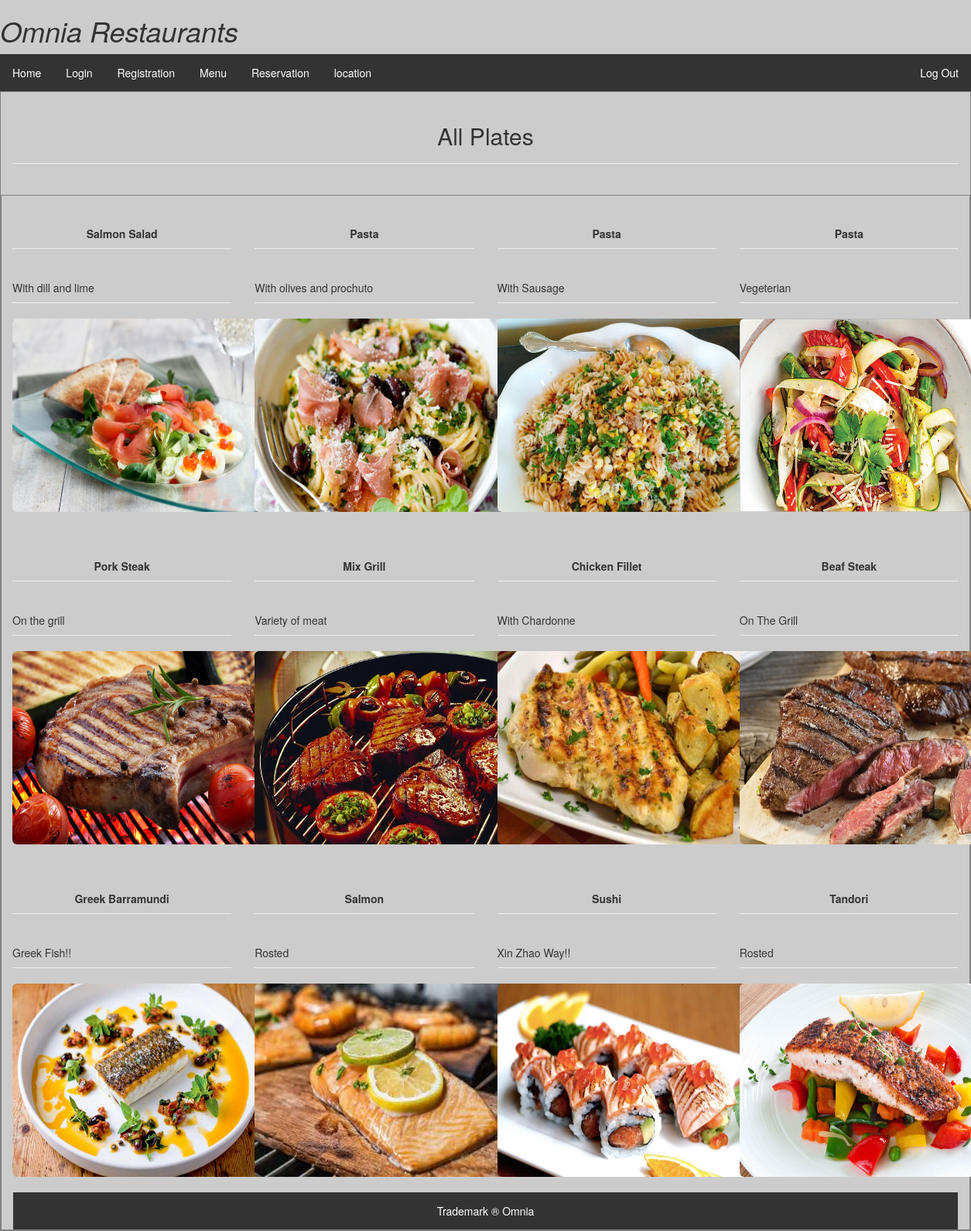
/My_Restaurant/meal.php, run on the app's committed database.
### tables this page shows
CREATE TABLE `menu` (
  `userID` int(11) NOT NULL,
  `userName` varchar(50) NOT NULL,
  `userProfession` varchar(255) NOT NULL,
  `userPic` varchar(255) NOT NULL
);

### My_Restaurant/meal.php (the view, shortened to what this page needs)
<?php
	include 'index.php';
?>
<!DOCTYPE html PUBLIC "-//W3C//DTD XHTML 1.0 Transitional//EN" "http://www.w3.org/TR/xhtml1/DTD/xhtml1-transitional.dtd">
<html>
<head>
<link rel="stylesheet" href="bootstrap/css/bootstrap.min.css">
<link rel="stylesheet" href="bootstrap/css/bootstrap-theme.min.css">
</head>
<body>
<div class="container">
    <div class="page-header" style="text-align: center;">
    	<h1 class="h2">All Plates</h1>
    </div>
<br />
<div class="row">
<?php
	$stmt = $DB_con->prepare('SELECT userID, userName, userProfession, userPic FROM menu ORDER BY userID DESC');
	$stmt->execute();
	if($stmt->rowCount() > 0)
	{
		while($row=$stmt->fetch(PDO::FETCH_ASSOC))
		{
			extract($row);
			?>
			<div class="col-xs-3">
                            <p class="page-header" style="text-align:center; font-weight: bold;"><?php echo"" .$userName?></p>
                            <p class="page-header"style="text-align:left;"><?php echo"".$userProfession ?></p>
                            <img src="admin/admin_menu/user_images/<?php echo $row['userPic']; ?>" class="img-rounded" width="330px" height="250px" />
			</div>
			<?php
		}
	}
	include 'footer.php';
		?>
</div>
</div>
</body>
</html>

### My_Restaurant/Index.php (shortened to what this page needs)
<!DOCTYPE html>
<html>
<head>
<link href="style.css" rel="stylesheet" type="text/css" />
</head>
<body style=" background-color: #cccccc;">
    <div  class="header">
  <h1>Omnia Restaurants</h1>
    </div>
    <ul class="topnav">
  <li><a  href="home.php">Home</a></li>
  <li><a  href="login.php">Login</a></li>
  <li><a href="signup.php">Registration</a></li>
  <li><a href="meal.php">Menu</a></li>
  <li><a href="resselect.php">Reservation</a></li>
  <li><a href="location.php">location</a></li>
   <li class="right">  <ul >
   <li> <a href="logout.php">Log Out</a></li>
</ul>
</ul>
</body>
</html>

### My_Restaurant/footer.php (shortened to what this page needs)
<!DOCTYPE html>
<html>
<head>
</head>
<body>
    <div class="container">
 <footer>Trademark  &reg; Omnia</footer>
    </div>
</body>

### My_Restaurant/style.css (style rules this page uses)
body { margin: 0; }
ul.topnav { list-style-type: none; margin: 0; padding: 0; overflow: hidden; background-color: #333; }
ul.topnav li { float: left; }
ul.topnav li a { display: block; color: white; text-align: center; padding: 14px 16px; text-decoration: none; }
ul.topnav li.right { float: right; }

### My_Restaurant/Index.php (style rules this page uses)
.header h1 { position: inherit; font-style: oblique; }

### My_Restaurant/footer.php (style rules this page uses)
div.container { width: 100%; height: 100%; border: 1px solid gray; }
footer { padding: 1em; color: white; background-color: #333; clear: left; text-align: center; }

### data on the page
menu: userName "Salmon Salad", userProfession "With dill and lime", userPic (picture)
menu: userName "Pasta", userProfession "With olives and prochuto", userPic (picture)
menu: userName "Pasta", userProfession "With Sausage", userPic (picture)
menu: userName "Pasta", userProfession "Vegeterian", userPic (picture)
menu: userName "Pork Steak", userProfession "On the grill", userPic (picture)
menu: userName "Mix Grill", userProfession "Variety of meat", userPic (picture)
menu: userName "Chicken Fillet", userProfession "With Chardonne", userPic (picture)
menu: userName "Beaf Steak", userProfession "On The Grill", userPic (picture)
menu: userName "Greek Barramundi", userProfession "Greek Fish!!", userPic (picture)
menu: userName "Salmon", userProfession "Rosted", userPic (picture)
menu: userName "Sushi", userProfession "Xin Zhao Way!!", userPic (picture)
menu: userName "Tandori", userProfession "Rosted", userPic (picture)
